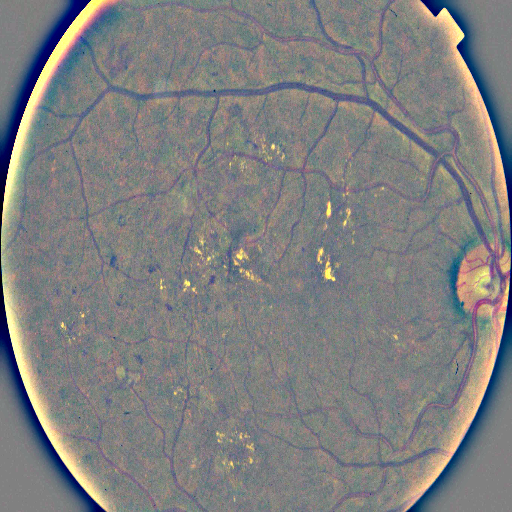
#> input picture sample_images/Diabetic Retinopathy/000c1434d8d7.png, 512 x 512 px
$ python -i preprocessing.py   (imports and definitions only)
#> lines starting #> are read from the running program, lines starting #| are printed output that depends on the picture
import numpy as np
import cv2
from PIL import Image
from torchvision import transforms

def preprocess_fundus_image(pil_image, is_already_preprocessed=False):
    """
    Applies Ben Graham's preprocessing to a retinal fundus image.
    If the image is already preprocessed (gray background), it simply resizes the image.
    """
#> called with is_already_preprocessed = False
    # Convert PIL → OpenCV
    img = np.array(pil_image)
    img = cv2.cvtColor(img, cv2.COLOR_RGB2BGR)
#> img is the input picture: shape (512, 512, 3); mean B, G, R 128, 127.6, 127.5

    # Resize to 512×512 (MANDATORY)
    img = cv2.resize(img, (512, 512))

    if not is_already_preprocessed:
        # Ben Graham preprocessing (MANDATORY for raw images)
        img = cv2.addWeighted(
            img, 4,
            cv2.GaussianBlur(img, (0, 0), 10),
            -4, 128
        )
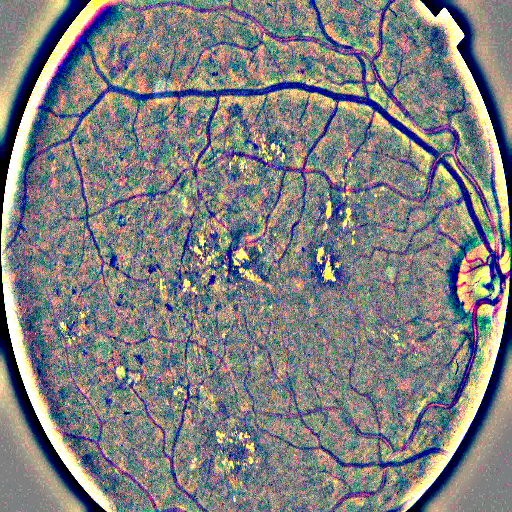
#> img: shape (512, 512, 3); mean B, G, R 128, 127.3, 127

    # Convert back to RGB
    img = cv2.cvtColor(img, cv2.COLOR_BGR2RGB)

    return Image.fromarray(img)

# Transform pipeline to convert preprocessed image to tensor for EfficientNet model
# [8 lines that did not run here, left out]

# [71 lines left out: function validate_fundus_image, not called in this run]

>>> import cv2
>>> picture = cv2.cvtColor(cv2.imread('../sample_images/Diabetic Retinopathy/000c1434d8d7.png'), cv2.COLOR_BGR2RGB)
>>> result = preprocess_fundus_image(picture)

$ run again, on sample_images/Diabetic Retinopathy/001639a390f0.png
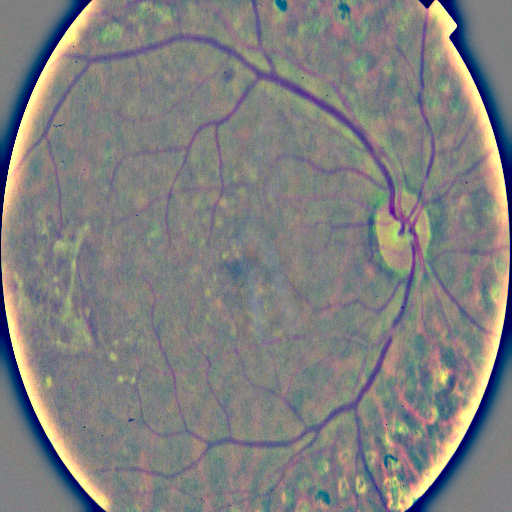
#> input picture sample_images/Diabetic Retinopathy/001639a390f0.png, 512 x 512 px
#> in preprocess_fundus_image, img is the input picture: shape (512, 512, 3); mean B, G, R 127.9, 128, 128.6
#> in preprocess_fundus_image, `img = cv2.addWeighted( img, 4, cv2.GaussianBlur(img, (0, 0), 10), -4, ..`:
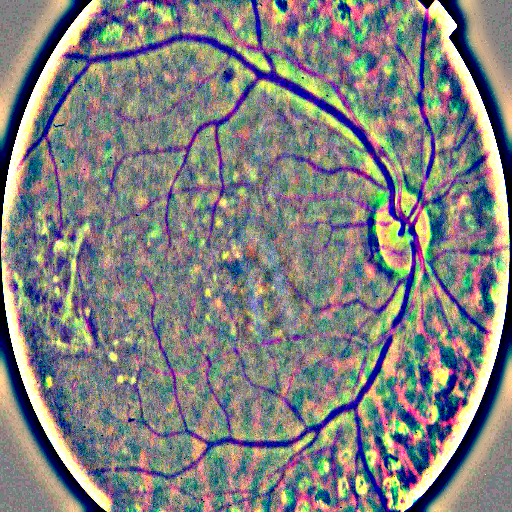
#> img: shape (512, 512, 3); mean B, G, R 127.9, 128.2, 127.8

$ run again, on sample_images/Diabetic Retinopathy/0024cdab0c1e.png
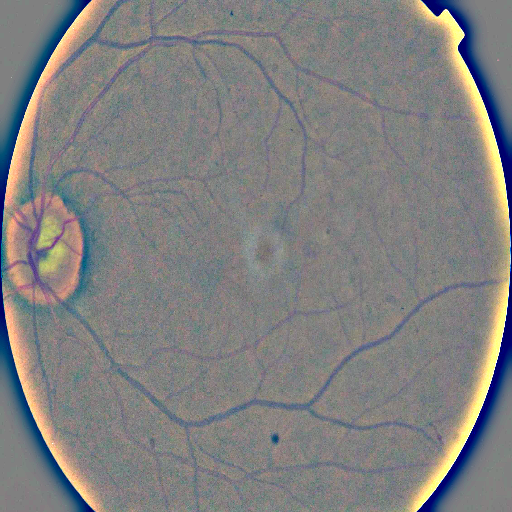
#> input picture sample_images/Diabetic Retinopathy/0024cdab0c1e.png, 512 x 512 px
#> in preprocess_fundus_image, img is the input picture: shape (512, 512, 3); mean B, G, R 128, 128, 128.5
#> in preprocess_fundus_image, `img = cv2.addWeighted( img, 4, cv2.GaussianBlur(img, (0, 0), 10), -4, ..`:
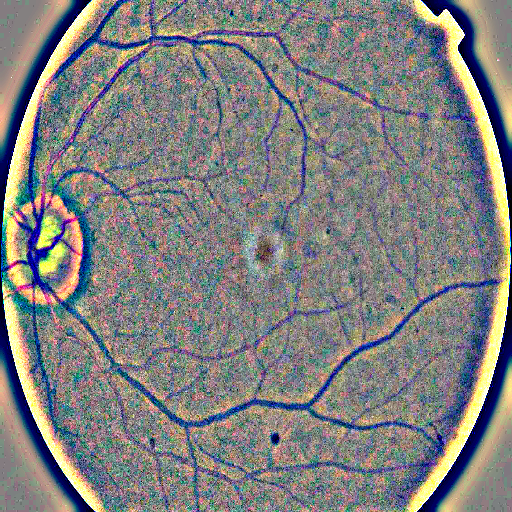
#> img: shape (512, 512, 3); mean B, G, R 127.3, 127.8, 127.9

$ run again, on sample_images/Diabetic Retinopathy/0083ee8054ee.png
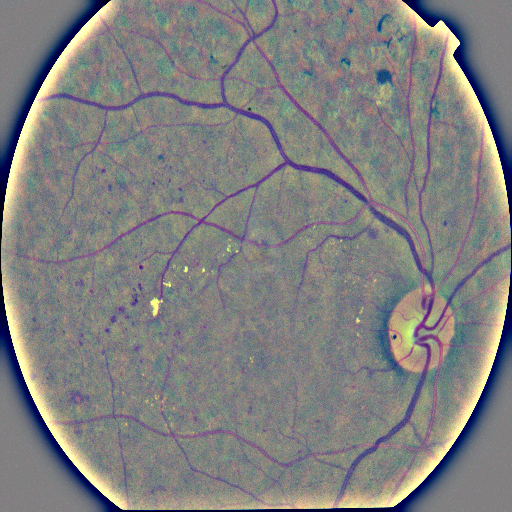
#> input picture sample_images/Diabetic Retinopathy/0083ee8054ee.png, 512 x 512 px
#> in preprocess_fundus_image, img is the input picture: shape (512, 512, 3); mean B, G, R 127.9, 128.2, 128.7
#> in preprocess_fundus_image, `img = cv2.addWeighted( img, 4, cv2.GaussianBlur(img, (0, 0), 10), -4, ..`:
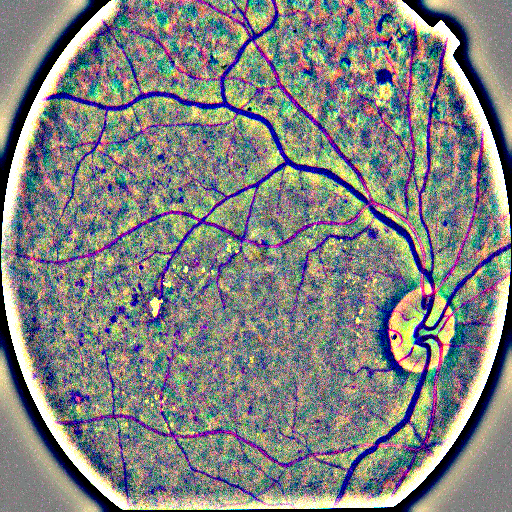
#> img: shape (512, 512, 3); mean B, G, R 128.1, 130, 128.7
